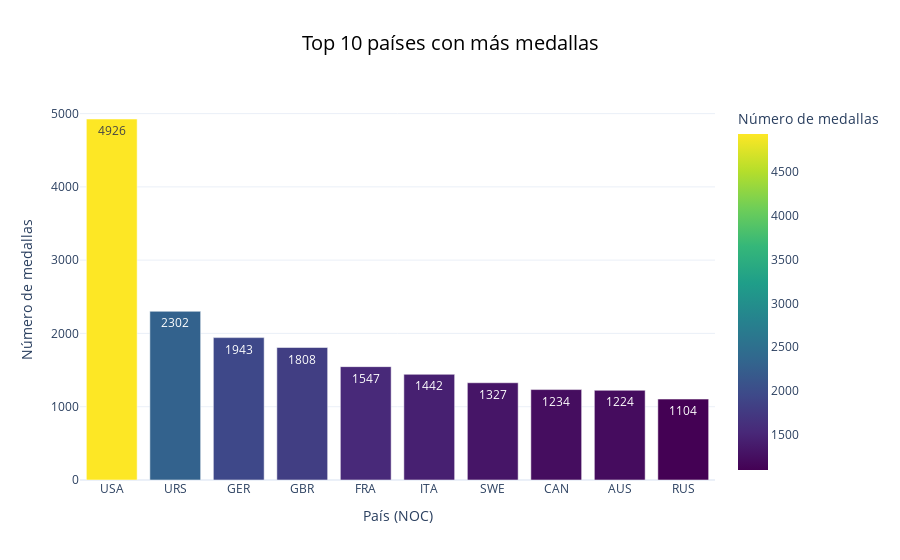

Notebook code cell kept with this figure:
### Code cell
medals_data = pd.DataFrame({
    'País (NOC)': medals_by_country.index,
    'Número de medallas': medals_by_country.values
})
fig = px.bar(
    medals_data,
    x='País (NOC)',
    y='Número de medallas',
    title='Top 10 países con más medallas',
    text='Número de medallas',
    color='Número de medallas',
    color_continuous_scale='viridis'
)
fig.update_layout(
    title=dict(font=dict(size=20, color='black'), x=0.5),
    xaxis=dict(title='País (NOC)', titlefont=dict(size=14)),
    yaxis=dict(title='Número de medallas', titlefont=dict(size=14)),
    template='plotly_white'
)
fig.show()

### Figure 1 — Plotly figure (JSON) as saved in the notebook; plotly's stock layout.template omitted (floating-point values rounded to 4 significant figures)
{"data": [{"alignmentgroup": "True", "hovertemplate": "País (NOC)=%{x}<br>Número de medallas=%{marker.color}<extra></extra>", "legendgroup": "", "marker": {"color": [4926, 2302, 1943, 1808, 1547, 1442, 1327, 1234, 1224, 1104], "coloraxis": "coloraxis", "pattern": {"shape": ""}}, "name": "", "offsetgroup": "", "orientation": "v", "showlegend": false, "text": [4926, 2302, 1943, 1808, 1547, 1442, 1327, 1234, 1224, 1104], "textposition": "auto", "type": "bar", "x": ["USA", "URS", "GER", "GBR", "FRA", "ITA", "SWE", "CAN", "AUS", "RUS"], "xaxis": "x", "y": [4926, 2302, 1943, 1808, 1547, 1442, 1327, 1234, 1224, 1104], "yaxis": "y"}], "layout": {"barmode": "relative", "coloraxis": {"colorbar": {"title": {"text": "Número de medallas"}}, "colorscale": [[0, "#440154"], [0.1111, "#482878"], [0.2222, "#3e4989"], [0.3333, "#31688e"], [0.4444, "#26828e"], [0.5556, "#1f9e89"], [0.6667, "#35b779"], [0.7778, "#6ece58"], [0.8889, "#b5de2b"], [1, "#fde725"]]}, "legend": {"tracegroupgap": 0}, "title": {"font": {"color": "black", "size": 20}, "text": "Top 10 países con más medallas", "x": 0.5}, "xaxis": {"anchor": "y", "domain": [0, 1], "title": {"font": {"size": 14}, "text": "País (NOC)"}}, "yaxis": {"anchor": "x", "domain": [0, 1], "title": {"font": {"size": 14}, "text": "Número de medallas"}}}}
